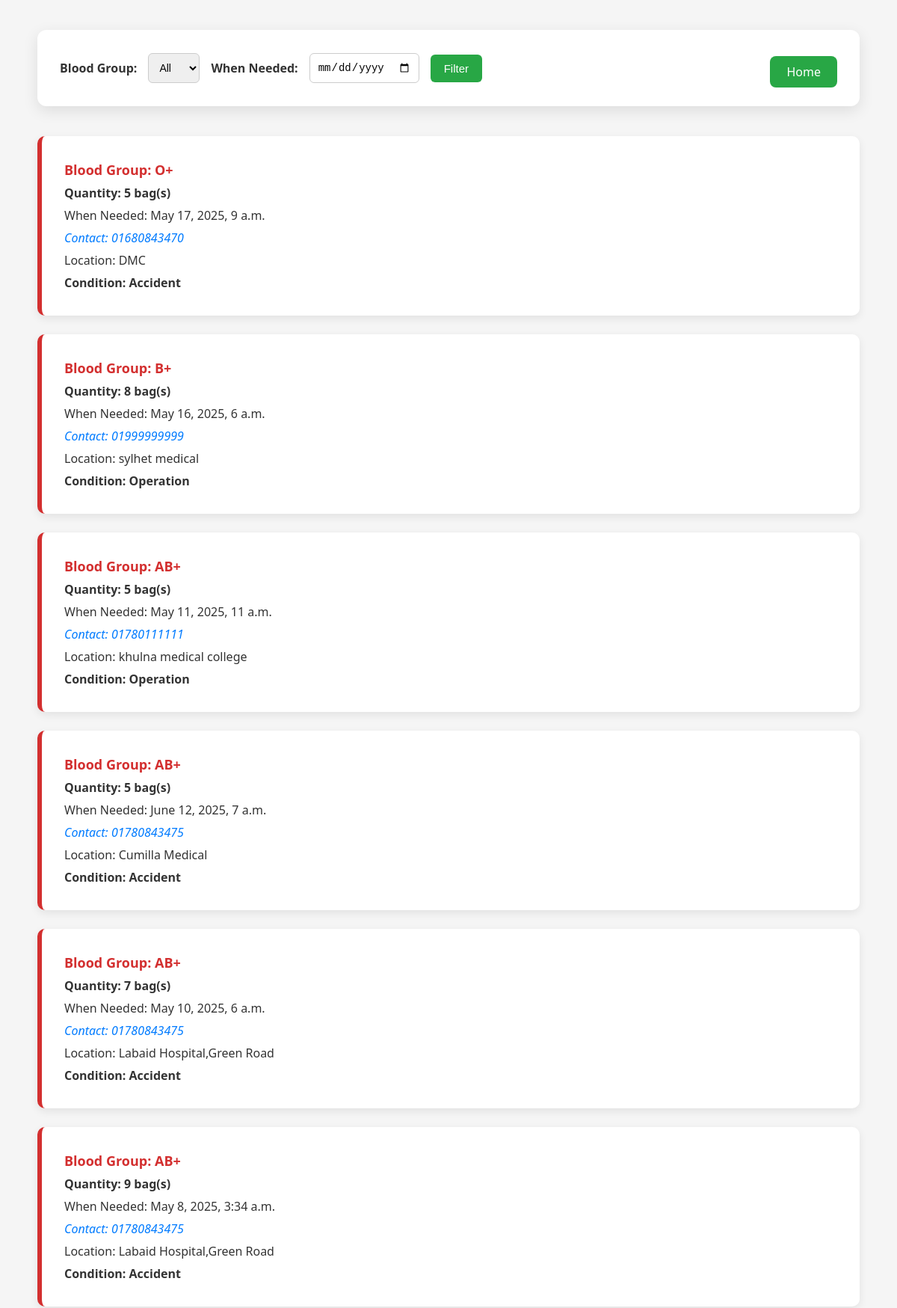
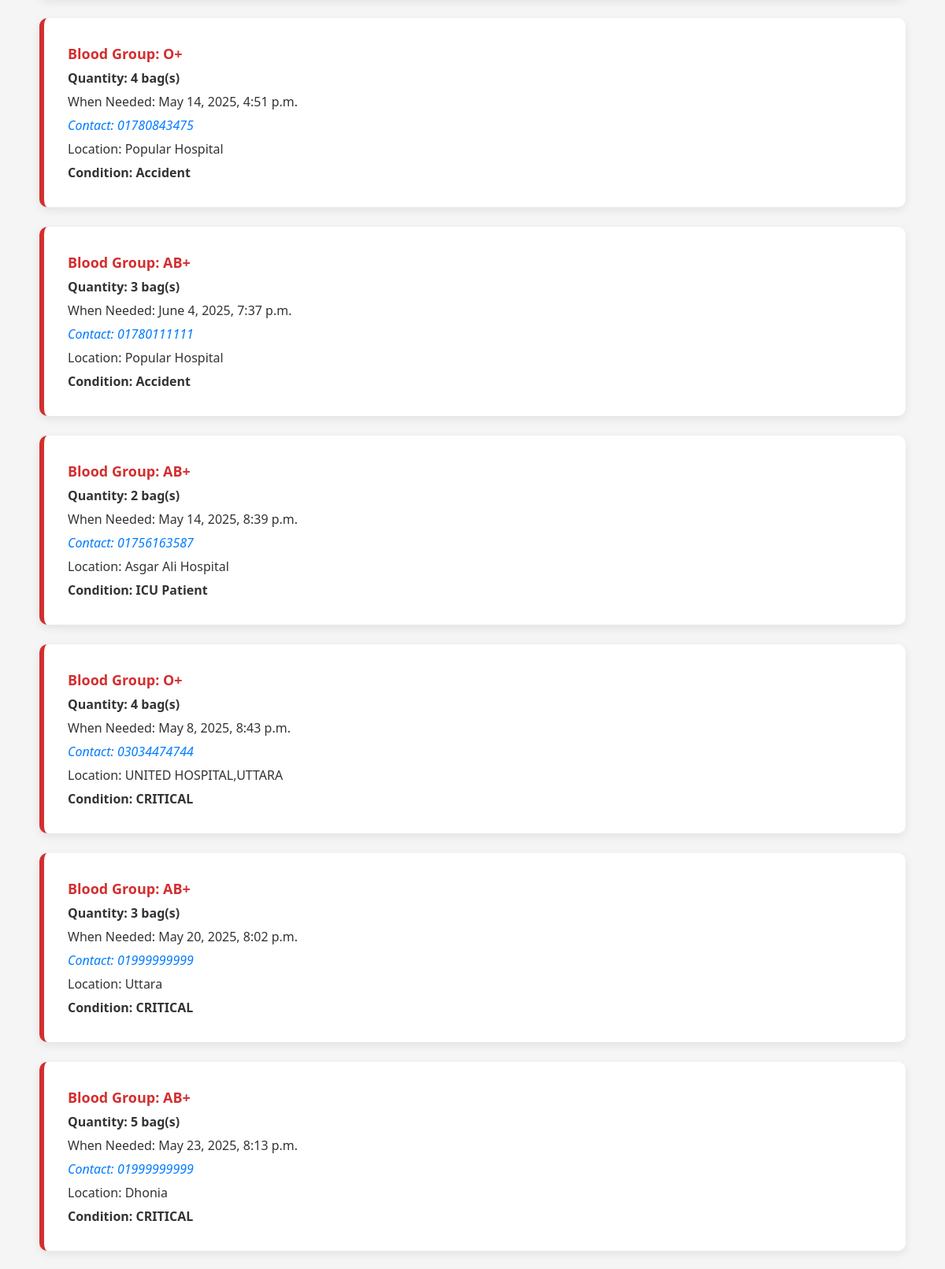
Screenshot of /donors/ (upper part) with the database file from the repository (2 pictures, top to bottom).
### donors/models.py (models this page shows, shortened)
class Donor(models.Model):
    blood_group = models.CharField(max_length=10)
    quantity = models.IntegerField(default=0)
    when_needed = models.DateTimeField()
    contact_number = models.CharField(max_length=11)
    description = models.CharField(max_length=300)
    disease_description = models.CharField(
        max_length=300,
        blank=True,
        null=True,
        verbose_name="Condition Requiring Blood"
    )

### donors/views.py (the view)
# urls.py: path('', views.donor_list, name='home'),
def donor_list(request):
    donors = Donor.objects.all()
    return render(request, 'home3.html', {'donors': donors})

### templates/home3.html (shortened to what this page needs)
<!DOCTYPE html>
<html lang="en">
<head>
</head>
<body>
<div class="container">
    <div class="form-header">
        <form method="GET" action="{% url 'filtered-donors' %}" class="filter-form">
            <label for="blood_group">Blood Group:</label>
            <select name="blood_group" id="blood_group">
                <option value="">All</option>
            </select>
            <label for="when_needed">When Needed:</label>
            <input type="date" name="when_needed" id="when_needed" value="{{ request.GET.when_needed }}">
            <button type="submit">Filter</button>
        </form>
        <a href="{% url 'home' %}" class="btn-home">Home</a>
    </div>
    {% for i in donors %}
        <div class="donor-info">
            <p class="blood-group">Blood Group: {{ i.blood_group }}</p>
            <p class="quantity">Quantity: {{ i.quantity }} bag(s)</p>
            <p>When Needed: {{ i.when_needed }}</p>
            <p class="contact-info">Contact: {{ i.contact_number }}</p>
            <p>Location: {{ i.description }}</p>
            <p><strong>Condition: {{ i.disease_description }}</strong></p>
        </div>
    {% empty %}
        <p>No donors found matching the selected filters.</p>
    {% endfor %}
</div>
</body>
</html>

### templates/home3.html (style rules this page uses)
:root { --primary-color: #d32f2f; --secondary-color: #f5f5f5; --button-green: #28a745; --button-hover: #218838; --text-dark: #333; --highlight: #007bff; }
body { font-family: 'Segoe UI', Tahoma, Geneva, Verdana, sans-serif; margin: 0; padding: 0; background-color: var(--secondary-color); color: var(--text-dark); }
.container { max-width: 1100px; margin: 40px auto; padding: 0 20px; }
.form-header { display: flex; justify-content: space-between; flex-wrap: wrap; align-items: center; background-color: #fff; padding: 25px 30px; border-radius: 12px; box-shadow: 0 6px 20px rgba(0, 0, 0, 0.1); margin-bottom: 40px; }
.filter-form { display: flex; gap: 15px; flex-wrap: wrap; align-items: center; }
.filter-form label { font-weight: 600; }
.filter-form select, .filter-form input[type="date"] { padding: 10px; border: 1px solid #ccc; border-radius: 6px; font-size: 14px; }
.filter-form button { padding: 10px 18px; background-color: var(--button-green); color: white; border: none; border-radius: 6px; font-size: 15px; cursor: pointer; transition: background 0.3s ease; }
.btn-home { background-color: var(--button-green); color: white; padding: 10px 22px; border-radius: 8px; font-size: 16px; text-decoration: none; text-align: center; transition: background 0.3s ease, box-shadow 0.3s; margin-top: 10px; }
.donor-info { background-color: #fff; border-left: 6px solid var(--primary-color); border-radius: 10px; padding: 25px 30px; margin-bottom: 25px; box-shadow: 0 4px 12px rgba(0, 0, 0, 0.08); transition: transform 0.2s; }
.blood-group { font-weight: bold; font-size: 18px; color: var(--primary-color); }
.quantity { font-weight: 600; font-size: 16px; }
.contact-info { font-style: italic; color: var(--highlight); }
p { margin: 8px 0; }

### rows the page displays
Donor: blood_group "O+", quantity "5", when_needed "May 17, 2025, 9 a.m.", contact_number "01680843470", description "DMC", disease_description "Accident"
Donor: blood_group "B+", quantity "8", when_needed "May 16, 2025, 6 a.m.", contact_number "01999999999", description "sylhet medical", disease_description "Operation"
Donor: blood_group "AB+", quantity "5", when_needed "May 11, 2025, 11 a.m.", contact_number "01780111111", description "khulna medical college", disease_description "Operation"
Donor: blood_group "AB+", quantity "5", when_needed "June 12, 2025, 7 a.m.", contact_number "01780843475", description "Cumilla Medical", disease_description "Accident"
Donor: blood_group "AB+", quantity "7", when_needed "May 10, 2025, 6 a.m.", contact_number "01780843475", description "Labaid Hospital,Green Road", disease_description "Accident"
Donor: blood_group "AB+", quantity "9", when_needed "May 8, 2025, 3:34 a.m.", contact_number "01780843475", description "Labaid Hospital,Green Road", disease_description "Accident"
Donor: blood_group "O+", quantity "4", when_needed "May 14, 2025, 4:51 p.m.", contact_number "01780843475", description "Popular Hospital", disease_description "Accident"
Donor: blood_group "AB+", quantity "3", when_needed "June 4, 2025, 7:37 p.m.", contact_number "01780111111", description "Popular Hospital", disease_description "Accident"
Donor: blood_group "AB+", quantity "2", when_needed "May 14, 2025, 8:39 p.m.", contact_number "01756163587", description "Asgar Ali Hospital", disease_description "ICU Patient"
Donor: blood_group "O+", quantity "4", when_needed "May 8, 2025, 8:43 p.m.", contact_number "03034474744", description "UNITED HOSPITAL,UTTARA", disease_description "CRITICAL"
Donor: blood_group "AB+", quantity "3", when_needed "May 20, 2025, 8:02 p.m.", contact_number "01999999999", description "Uttara", disease_description "CRITICAL"
Donor: blood_group "AB+", quantity "5", when_needed "May 23, 2025, 8:13 p.m.", contact_number "01999999999", description "Dhonia", disease_description "CRITICAL"
